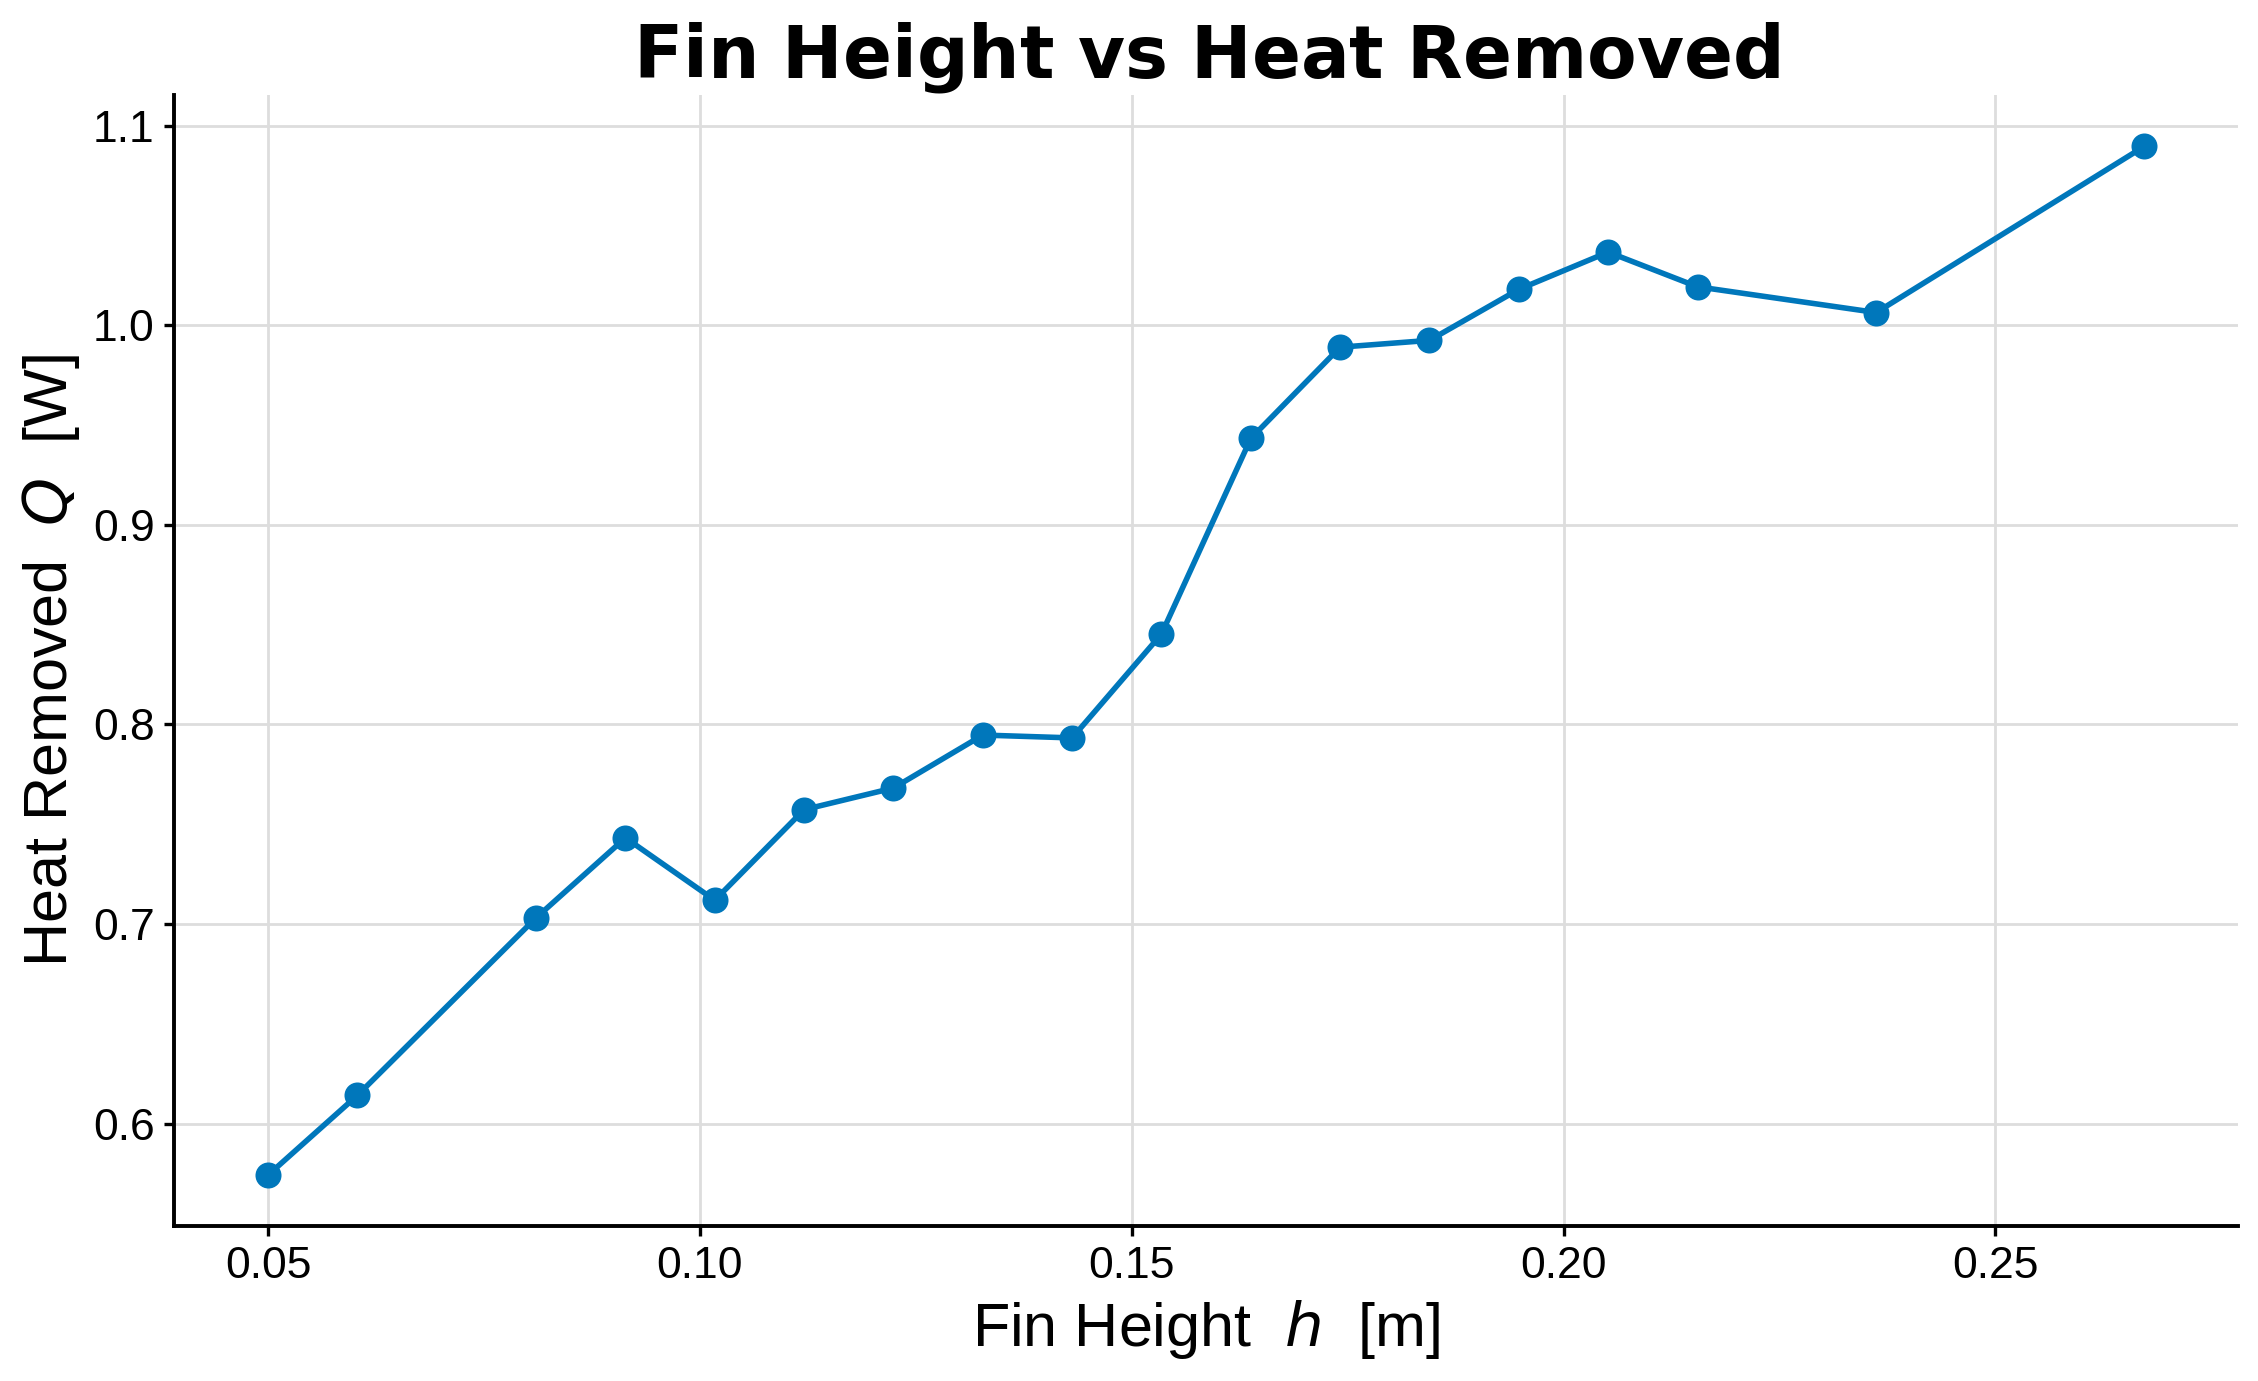

Reproduce this figure in Python.
#!/usr/bin/env python3
"""
Fin height vs heat removed — single-series line plot.
Reads fin_height_heat.csv, outputs fin_height_heat.pdf/.png.
Non-converged points (negative or statistical outliers) are excluded.
"""
import csv
import numpy as np
import matplotlib.pyplot as plt
import matplotlib as mpl

# ── Palette (jnl.gp M.colour) ─────────────────────────────────
BLUE = "#0077bb"

# ── Shared rcParams ───────────────────────────────────────────
mpl.rcParams.update(
    {
        "font.family": "sans-serif",
        "font.sans-serif": ["Liberation Sans", "DejaVu Sans"],
        "font.size": 18,
        "mathtext.fontset": "dejavusans",
        "axes.linewidth": 1.4,
        "axes.titlesize": 26,
        "axes.labelsize": 22,
        "xtick.direction": "out",
        "ytick.direction": "out",
        "xtick.major.width": 1.2,
        "ytick.major.width": 1.2,
        "xtick.labelsize": 16,
        "ytick.labelsize": 16,
        "legend.fontsize": 19,
    }
)

# ── Load data ─────────────────────────────────────────────────
xs, ys = [], []
with open("fin_height_heat.csv", newline="") as f:
    reader = csv.DictReader(f)
    headers = reader.fieldnames or []
    xcol, ycol = headers[0], headers[1]
    for row in reader:
        try:
            xs.append(float(row[xcol]))
            ys.append(float(row[ycol]))
        except ValueError:
            pass

xs = np.array(xs)
ys = np.array(ys)

# ── Filter non-converged points ───────────────────────────────
# Pass 1: remove non-physical negatives
mask = ys > 0

# Pass 2: IQR outlier rejection on the remaining values
y_clean = ys[mask]
q1, q3 = np.percentile(y_clean, 25), np.percentile(y_clean, 75)
iqr = q3 - q1
upper_fence = q3 + 1.5 * iqr
mask &= ys <= upper_fence

n_excluded = len(ys) - mask.sum()
if n_excluded:
    print(f"Excluded {n_excluded} non-converged point(s):")
    for xi, yi in zip(xs[~mask], ys[~mask]):
        print(f"  h={xi:.4f}, Q={yi:.6f}")

xs, ys = xs[mask], ys[mask]

# ── Plot ──────────────────────────────────────────────────────
fig, ax = plt.subplots(figsize=(11.66, 7.28))  # 16:10, two-column A2
ax.plot(xs, ys, color=BLUE, lw=2.0, zorder=4)
ax.scatter(xs, ys, color=BLUE, s=70, zorder=5)
ax.set_xlabel(r"Fin Height  $h$  [m]")
ax.set_ylabel(r"Heat Removed  $Q$  [W]")
ax.set_title(r"$\bf{Fin\ Height\ vs\ Heat\ Removed}$")
ax.grid(True, color="#dddddd", linewidth=1.0, zorder=0)
ax.spines["top"].set_visible(False)
ax.spines["right"].set_visible(False)
plt.tight_layout()
plt.savefig("fin_height_heat.pdf", bbox_inches="tight")
plt.savefig("fin_height_heat.png", dpi=200, bbox_inches="tight")
plt.close(fig)
print("Saved fin_height_heat.pdf / .png")
